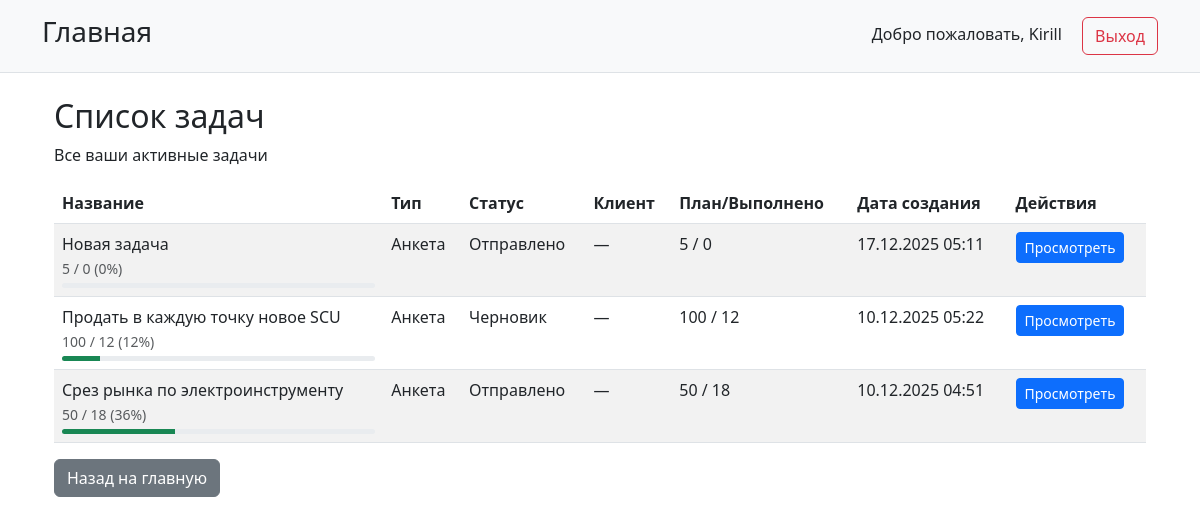
The app's page /tasks/list/ (signed in) with its own data.
### users/models.py (models this page shows, shortened)
class CustomUser(AbstractUser):
    role = models.CharField(
        _('Роль'),
        max_length=20,
        choices=Role.choices,
        default=Role.EMPLOYEE
    )
    phone = models.CharField(
        _('Телефон'),
        max_length=20,
        blank=True,
        null=True
    )
    groups = models.ManyToManyField(
        Group,
        verbose_name=_('groups'),
        blank=True,
        help_text=_(
            'The groups this user belongs to. A user will get all permissions '
            'granted to each of their groups.'
        ),
        related_name='customuser_set',
        related_query_name='customuser',
    )
    user_permissions = models.ManyToManyField(
        Permission,
        verbose_name=_('user permissions'),
        blank=True,
        help_text=_('Specific permissions for this user.'),
        related_name='customuser_set',
        related_query_name='customuser',
    )
    class Meta:
        verbose_name = _('Пользователь')
        verbose_name_plural = _('Пользователи')

### tasks/models.py (models this page shows, shortened)
class Task(models.Model):
    title = models.CharField(_('Название задачи'), max_length=200)
    description = models.TextField(_('Описание'), blank=True, null=True)
    task_type = models.CharField(
        _('Тип задачи'),
        max_length=20,
        choices=TaskType.choices
    )
    status = models.CharField(
        _('Статус'),
        max_length=20,
        choices=TaskStatus.choices,
        default=TaskStatus.DRAFT
    )
    is_active = models.BooleanField(_('Активная'), default=True)
    assigned_to = models.ForeignKey(
        CustomUser,
        on_delete=models.SET_NULL,
        null=True,
        blank=True,
        limit_choices_to={'role': UserRoles.EMPLOYEE},
        verbose_name=_('Назначено сотруднику')
    )
    client = models.ForeignKey(
        Client,
        on_delete=models.SET_NULL,
        null=True,
        blank=True,
        verbose_name=_('Клиент')
    )
    created_by = models.ForeignKey(
        CustomUser,
        on_delete=models.SET_NULL,
        null=True,
        related_name='created_tasks',
        limit_choices_to={'role': UserRoles.MODERATOR},
        verbose_name=_('Создано модератором')
    )
    created_at = models.DateTimeField(_('Создано'), auto_now_add=True)
    updated_at = models.DateTimeField(_('Обновлено'), auto_now=True)
    moderator_comment = models.TextField(
        _('Комментарий модератора'),
        blank=True,
        null=True
    )
    target_count = models.PositiveIntegerField(
        _('Целевое количество ответов'),
        default=0,
        help_text=_('Для анкет: сколько клиентов нужно опросить')
    )
    current_count = models.PositiveIntegerField(
        _('Текущее количество ответов'),
        default=0
    )
    def get_completion_percentage(self):
        if self.task_type == TaskType.SURVEY and self.target_count > 0:
            return min(100, int((self.current_count / self.target_count) * 100))
        return 0
    class Meta:
        verbose_name = _('Задача')
        verbose_name_plural = _('Задачи')
        ordering = ['-created_at']

### tasks/views.py (the view)
# urls.py: path('list/', views.TaskListView.as_view(), name='task_list'),
class TaskListView(LoginRequiredMixin, ListView):
    model = Task
    template_name = 'tasks/task_list.html'
    context_object_name = 'tasks'
    paginate_by = 10
    def get_queryset(self):
        user = self.request.user
        if user.role == 'EMPLOYEE':
            return Task.objects.filter(
                status__in=[TaskStatus.SENT, TaskStatus.REWORK, TaskStatus.ON_CHECK],
                is_active=True
            ).filter(
                Q(assigned_to=user) | Q(assigned_to__isnull=True)
            ).order_by('-created_at')
        elif user.role == 'MODERATOR':
            return Task.objects.all().order_by('-created_at')
        return Task.objects.none()
    def get_context_data(self, **kwargs):
        context = super().get_context_data(**kwargs)
        context['title'] = _('Список задач')
        context['user_role'] = self.request.user.role
        return context

### templates/tasks/task_list.html (shortened to what this page needs)
{% extends 'base.html' %}
{% load i18n %}
{% block content %}
<div class="container mt-4">
    <div class="row">
        <div class="col-md-12">
            <h2>{% trans 'Список задач' %}</h2>
            <p>{% trans 'Все ваши активные задачи' %}</p>
            {% if tasks %}
                <div class="table-responsive">
                    <table class="table table-striped">
                        <thead>
                            <tr>
                                <th>{% trans 'Название' %}</th>
                                <th>{% trans 'Тип' %}</th>
                                <th>{% trans 'Статус' %}</th>
                                <th>{% trans 'Клиент' %}</th>
                                <th>{% trans 'План/Выполнено' %}</th>
                                <th>{% trans 'Дата создания' %}</th>
                                <th>{% trans 'Действия' %}</th>
                            </tr>
                        </thead>
                        <tbody>
                            {% for task in tasks %}
                                <tr>
                                    <td>
                                        {{ task.title }}
                                        {% if task.task_type == 'SURVEY' %}
                                            <br>
                                            <small class="text-muted">
                                                {{ task.target_count }} / {{ task.current_count }}
                                                {% if task.target_count > 0 %}
                                                    ({{ task.get_completion_percentage }}%)
                                                {% endif %}
                                            </small>
                                            {% if task.target_count > 0 %}
                                                <div class="progress" style="height: 5px; margin-top: 3px;">
                                                    <div class="progress-bar bg-success" role="progressbar"
                                                         style="width: {{ task.get_completion_percentage }}%"
                                                         aria-valuenow="{{ task.get_completion_percentage }}"
                                                         aria-valuemin="0"
                                                         aria-valuemax="100">
                                                    </div>
                                                </div>
                                            {% endif %}
                                        {% endif %}
                                    </td>
                                    <td>{{ task.get_task_type_display }}</td>
                                    <td>{{ task.get_status_display }}</td>
                                    <td>{{ task.client.name|default:"—" }}</td>
                                    <td>
                                        {% if task.task_type == 'SURVEY' %}
                                            {{ task.target_count }} / {{ task.current_count }}
                                        {% else %}
                                            —
                                        {% endif %}
                                    </td>
                                    <td>{{ task.created_at|date:"d.m.Y H:i" }}</td>
                                    <td>
                                        <a href="{% url 'tasks:task_detail' task.pk %}" class="btn btn-sm btn-primary">{% trans 'Просмотреть' %}</a>
                                    </td>
                                </tr>
                            {% endfor %}
                        </tbody>
                    </table>
                </div>
            {% else %}
                <div class="alert alert-info">
                    {% trans 'У вас нет активных задач.' %}
                </div>
            {% endif %}
            <a href="{% url 'home' %}" class="btn btn-secondary">{% trans 'Назад на главную' %}</a>
        </div>
    </div>
</div>
{% endblock %}

### templates/base.html (shortened to what this page needs)
<!DOCTYPE html>
<html lang="ru">
<head>
    <link href="https://cdn.jsdelivr.net/npm/bootstrap@5.3.0/dist/css/bootstrap.min.css" rel="stylesheet">
</head>
<body>
    {% load static %}
    <div class="control-panel">
        <div class="container">
            <div class="d-flex justify-content-between align-items-center">
                <a href="{% url 'home' %}" class="h3 text-decoration-none text-dark">Главная</a>
                <div>
                    {% if user.is_authenticated %}
                        <span class="me-3">Добро пожаловать, {{ user.username }}</span>
                        <a href="{% url 'logout' %}" class="btn btn-outline-danger">Выход</a>
                    {% endif %}
                </div>
            </div>
        </div>
    </div>
    <div class="container">
        {% block content %}
        {% endblock %}
    </div>
</body>
</html>

### templates/base.html (style rules this page uses)
.control-panel { background-color: #f8f9fa; padding: 15px; margin-bottom: 20px; border-bottom: 1px solid #dee2e6; }

### records on screen
CustomUser: username "Kirill"
Task: title "Новая задача", target_count "5", current_count "0", get_completion_percentage "0", task_type "Анкета", status "Отправлено", client.name "—", created_at "17.12.2025 05:11"
Task: title "Продать в каждую точку новое SCU", target_count "100", current_count "12", get_completion_percentage "12", task_type "Анкета", status "Черновик", client.name "—", created_at "10.12.2025 05:22"
Task: title "Срез рынка по электроинструменту", target_count "50", current_count "18", get_completion_percentage "36", task_type "Анкета", status "Отправлено", client.name "—", created_at "10.12.2025 04:51"
